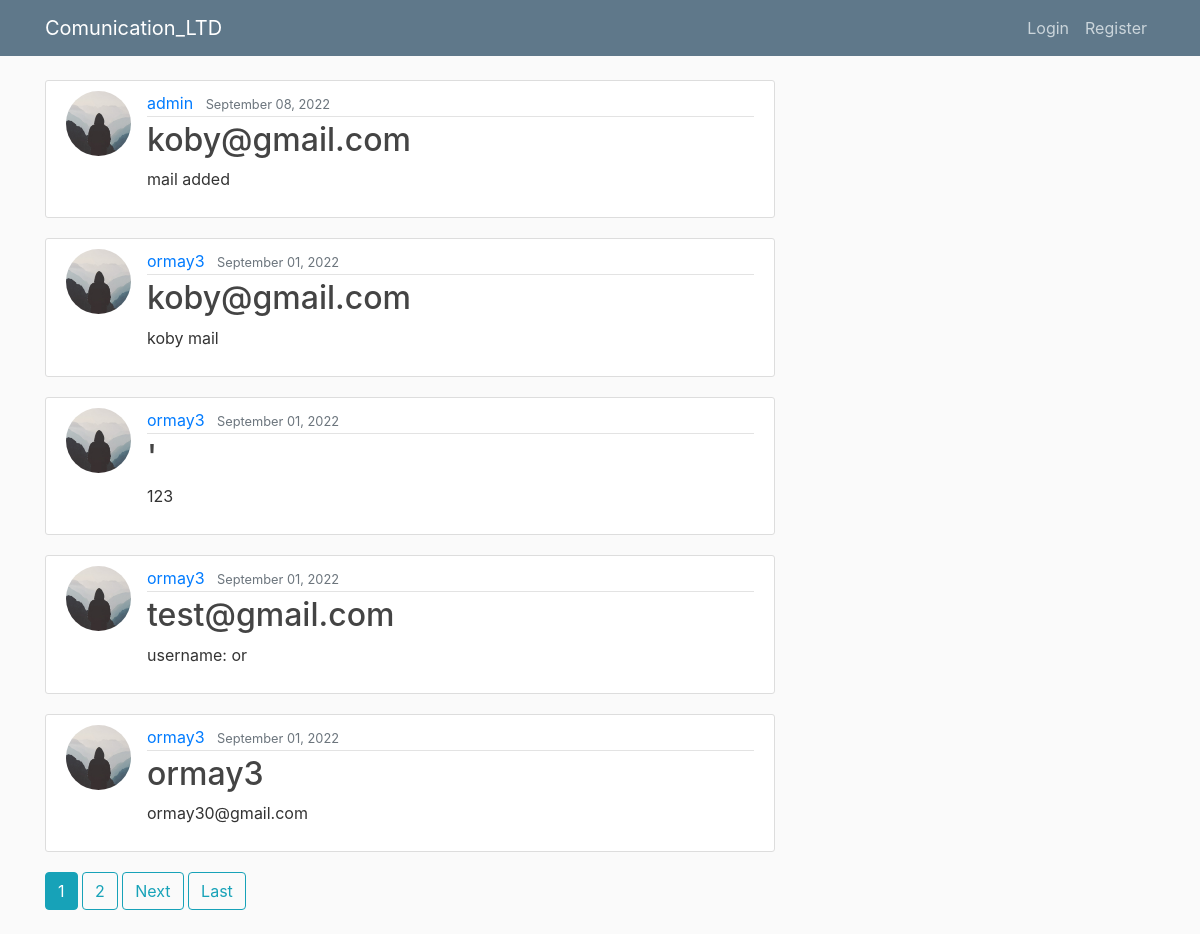
The page / on the database its author committed.
### project/models.py (models this page shows, shortened)
class Post(models.Model):
    title = models.CharField(max_length=100)
    content = models.CharField(max_length=100)                                 #models.TextField()
    date_posted = models.DateTimeField(default=timezone.now)
    author = models.ForeignKey(User, on_delete=models.CASCADE)

### users/models.py (models this page shows, shortened)
class Profile(models.Model):
    user = models.OneToOneField(User, on_delete=models.CASCADE)
    image = models.ImageField(default='default.jpg', upload_to='profile_pics')

### project/views.py (the view)
# urls.py: path('', PostListView.as_view(), name='project-home'),
class PostListView(ListView):
    model = Post
    template_name = 'project/home.html'  # <app>/<model>_<viewtype>.html
    context_object_name = 'posts'
    ordering = ['-date_posted']
    paginate_by = 5

### project/templates/project/home.html (shortened to what this page needs)
{% extends "project/base.html" %}
{% block content %}
    {% for post in posts %}
        <article class="media content-section">
          <img class="rounded-circle article-img" src="{{ post.author.profile.image.url }}">
          <div class="media-body">
            <div class="article-metadata">
              <a class="mr-2" href="{% url 'user-posts' post.author.username %}">{{ post.author }}</a>
              <small class="text-muted">{{ post.date_posted|date:"F d, Y" }}</small>
            </div>
            <h2><a class="article-title" href="{% url 'post-detail' post.id %}">{{ post.title }}</a></h2>
            <p class="article-content">{{ post.content }}</p>
          </div>
        </article>
    {% endfor %}
    {% if is_paginated %}
      {% for num in page_obj.paginator.page_range %}
        {% if page_obj.number == num %}
          <a class="btn btn-info mb-4" href="?page={{ num }}">{{ num }}</a>
        {% elif num > page_obj.number|add:'-3' and num < page_obj.number|add:'3' %}
          <a class="btn btn-outline-info mb-4" href="?page={{ num }}">{{ num }}</a>
        {% endif %}
      {% endfor %}
      {% if page_obj.has_next %}
        <a class="btn btn-outline-info mb-4" href="?page={{ page_obj.next_page_number }}">Next</a>
        <a class="btn btn-outline-info mb-4" href="?page={{ page_obj.paginator.num_pages }}">Last</a>
      {% endif %}
    {% endif %}
{% endblock content %}

### project/templates/project/base.html (shortened to what this page needs)
{% load static %}
<!DOCTYPE html>
<html>
<head>
    <link rel="stylesheet" href="https://maxcdn.bootstrapcdn.com/bootstrap/4.0.0/css/bootstrap.min.css">
    <link rel="stylesheet" type="text/css" href="{% static 'project/main.css' %}">
</head>
<body>
    <header class="site-header">
      <nav class="navbar navbar-expand-md navbar-dark bg-steel fixed-top">
        <div class="container">
          <a class="navbar-brand mr-4" href="{% url 'project-home' %}">Comunication_LTD</a>
          <div class="collapse navbar-collapse" id="navbarToggle">
            <div class="navbar-nav">
              {% if user.is_authenticated %}
                <a class="nav-item nav-link" href="{% url 'post-create' %}">New Client</a>
                <a class="nav-item nav-link" href="{% url 'profile' %}">Profile</a>
                <a class="nav-item nav-link" href="{% url 'logout' %}">Logout</a>
              {% else %}
                <a class="nav-item nav-link" href="{% url 'login' %}">Login</a>
                <a class="nav-item nav-link" href="{% url 'register' %}">Register</a>
              {% endif %}
            </div>
          </div>
        </div>
      </nav>
    </header>
    <main role="main" class="container">
      <div class="row">
        <div class="col-md-8">
          {% block content %}{% endblock %}
        </div>
        </div>
    </main>
</body>
</html>

### project/static/project/main.css (style rules this page uses)
body { background: #fafafa; color: #333333; margin-top: 5rem; }
h1, h2, h3, h4, h5, h6 { color: #444444; }
.bg-steel { background-color: #5f788a; }
.site-header .navbar-nav .nav-link { color: #cbd5db; }
.content-section { background: #ffffff; padding: 10px 20px; border: 1px solid #dddddd; border-radius: 3px; margin-bottom: 20px; }
.article-title { color: #444444; }
.article-content { white-space: pre-line; }
.article-img { height: 65px; width: 65px; margin-right: 16px; }
.article-metadata { padding-bottom: 1px; margin-bottom: 4px; border-bottom: 1px solid #e3e3e3 }

### rows shown on the page
Post: author.profile.image (placeholder picture), author "admin", date_posted "September 08, 2022", title "koby@gmail.com", content "mail added"
Post: author.profile.image (placeholder picture), author "ormay3", date_posted "September 01, 2022", title "koby@gmail.com", content "koby mail"
Post: author.profile.image (placeholder picture), author "ormay3", date_posted "September 01, 2022", title "'", content "123"
Post: author.profile.image (placeholder picture), author "ormay3", date_posted "September 01, 2022", title "test@gmail.com", content "username: or"
Post: author.profile.image (placeholder picture), author "ormay3", date_posted "September 01, 2022", title "ormay3", content "ormay30@gmail.com"

### other values the page prints
{{ num }} "1"
{{ num }} "2"
